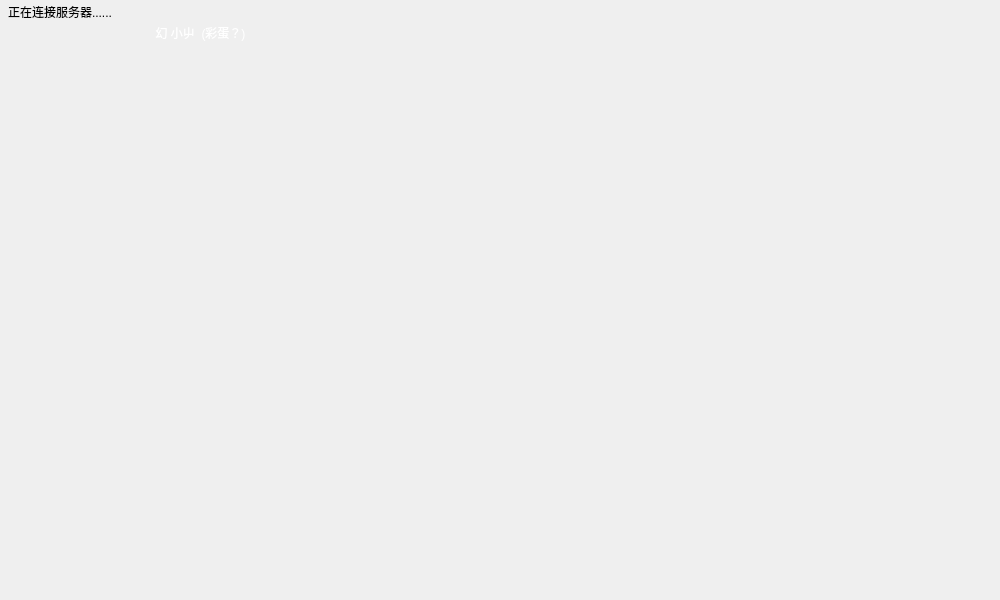
<?xml version="1.0" encoding="UTF-8"?>
<ui version="4.0">
 <class>launcher</class>
 <widget class="QDialog" name="launcher">
  <property name="geometry">
   <rect>
    <x>0</x>
    <y>0</y>
    <width>1000</width>
    <height>600</height>
   </rect>
  </property>
  <property name="windowTitle">
   <string>Dialog</string>
  </property>
  <property name="windowIcon">
   <iconset resource="../res/res.qrc">
    <normaloff>:/image/icon.png</normaloff>:/image/icon.png</iconset>
  </property>
  <property name="styleSheet">
   <string notr="true">#launcher  { 
		background-image: url(:/image/launcher.png);
}

#launcher  * { 
		background-image: url();
}</string>
  </property>
  <widget class="QPushButton" name="button_enter_root">
   <property name="geometry">
    <rect>
     <x>40</x>
     <y>500</y>
     <width>209</width>
     <height>39</height>
    </rect>
   </property>
   <property name="focusPolicy">
    <enum>Qt::NoFocus</enum>
   </property>
   <property name="styleSheet">
    <string notr="true">#button_enter_root { 
		border-image: url(:/image/button_root.png);
}
#button_enter_root:hover { 
		border-image: url(:/image/button_root_h.png);
}
#button_enter_root:pressed { 
		border-image: url(:/image/button_root_p.png);
}</string>
   </property>
   <property name="text">
    <string/>
   </property>
   <property name="flat">
    <bool>true</bool>
   </property>
  </widget>
  <widget class="QPushButton" name="button_enter_child">
   <property name="geometry">
    <rect>
     <x>40</x>
     <y>458</y>
     <width>209</width>
     <height>39</height>
    </rect>
   </property>
   <property name="focusPolicy">
    <enum>Qt::NoFocus</enum>
   </property>
   <property name="styleSheet">
    <string notr="true">#button_enter_child { 
		border-image: url(:/image/button_sub.png);
}
#button_enter_child:hover { 
		border-image: url(:/image/button_sub_h.png);
}
#button_enter_child:pressed { 
		border-image: url(:/image/button_sub_p.png);
}</string>
   </property>
   <property name="text">
    <string/>
   </property>
   <property name="flat">
    <bool>true</bool>
   </property>
  </widget>
  <widget class="QListWidget" name="chl_list">
   <property name="enabled">
    <bool>true</bool>
   </property>
   <property name="geometry">
    <rect>
     <x>25</x>
     <y>288</y>
     <width>251</width>
     <height>151</height>
    </rect>
   </property>
   <property name="styleSheet">
    <string notr="true">#chl_list  { 
		background-color: transparent;
	    border:none;
     	selection-background-color: #CFCFCF;
}</string>
   </property>
   <property name="horizontalScrollBarPolicy">
    <enum>Qt::ScrollBarAlwaysOff</enum>
   </property>
   <property name="autoScroll">
    <bool>false</bool>
   </property>
   <property name="selectionMode">
    <enum>QAbstractItemView::NoSelection</enum>
   </property>
  </widget>
  <widget class="QPushButton" name="button_close">
   <property name="geometry">
    <rect>
     <x>971</x>
     <y>8</y>
     <width>20</width>
     <height>18</height>
    </rect>
   </property>
   <property name="focusPolicy">
    <enum>Qt::NoFocus</enum>
   </property>
   <property name="styleSheet">
    <string notr="true">#button_close:hover { 
		border-image: url(:/image/close_h.png);
}</string>
   </property>
   <property name="text">
    <string/>
   </property>
   <property name="flat">
    <bool>true</bool>
   </property>
  </widget>
  <widget class="QPushButton" name="button_min">
   <property name="geometry">
    <rect>
     <x>935</x>
     <y>13</y>
     <width>20</width>
     <height>10</height>
    </rect>
   </property>
   <property name="focusPolicy">
    <enum>Qt::NoFocus</enum>
   </property>
   <property name="styleSheet">
    <string notr="true">#button_min:hover { 
		border-image: url(:/image/minimized_h.png);
}
#button_min:pressed { 
		border-image: url(:/image/minimized_p.png);
}</string>
   </property>
   <property name="text">
    <string/>
   </property>
   <property name="flat">
    <bool>true</bool>
   </property>
  </widget>
  <widget class="QLabel" name="label_chl_info">
   <property name="geometry">
    <rect>
     <x>8</x>
     <y>2</y>
     <width>391</width>
     <height>20</height>
    </rect>
   </property>
   <property name="styleSheet">
    <string notr="true"/>
   </property>
   <property name="text">
    <string>正在连接服务器......</string>
   </property>
   <property name="alignment">
    <set>Qt::AlignLeading|Qt::AlignLeft|Qt::AlignVCenter</set>
   </property>
  </widget>
  <widget class="QLabel" name="label_name">
   <property name="geometry">
    <rect>
     <x>10</x>
     <y>23</y>
     <width>381</width>
     <height>20</height>
    </rect>
   </property>
   <property name="styleSheet">
    <string notr="true">color: rgb(255, 255, 255);</string>
   </property>
   <property name="text">
    <string>幻 小屮  (彩蛋？)</string>
   </property>
   <property name="alignment">
    <set>Qt::AlignCenter</set>
   </property>
  </widget>
 </widget>
 <resources>
  <include location="../res/res.qrc"/>
 </resources>
 <connections>
  <connection>
   <sender>button_close</sender>
   <signal>clicked()</signal>
   <receiver>launcher</receiver>
   <slot>close()</slot>
   <hints>
    <hint type="sourcelabel">
     <x>967</x>
     <y>27</y>
    </hint>
    <hint type="destinationlabel">
     <x>1013</x>
     <y>27</y>
    </hint>
   </hints>
  </connection>
  <connection>
   <sender>button_min</sender>
   <signal>clicked()</signal>
   <receiver>launcher</receiver>
   <slot>showMinimized()</slot>
   <hints>
    <hint type="sourcelabel">
     <x>945</x>
     <y>14</y>
    </hint>
    <hint type="destinationlabel">
     <x>948</x>
     <y>-39</y>
    </hint>
   </hints>
  </connection>
 </connections>
</ui>
